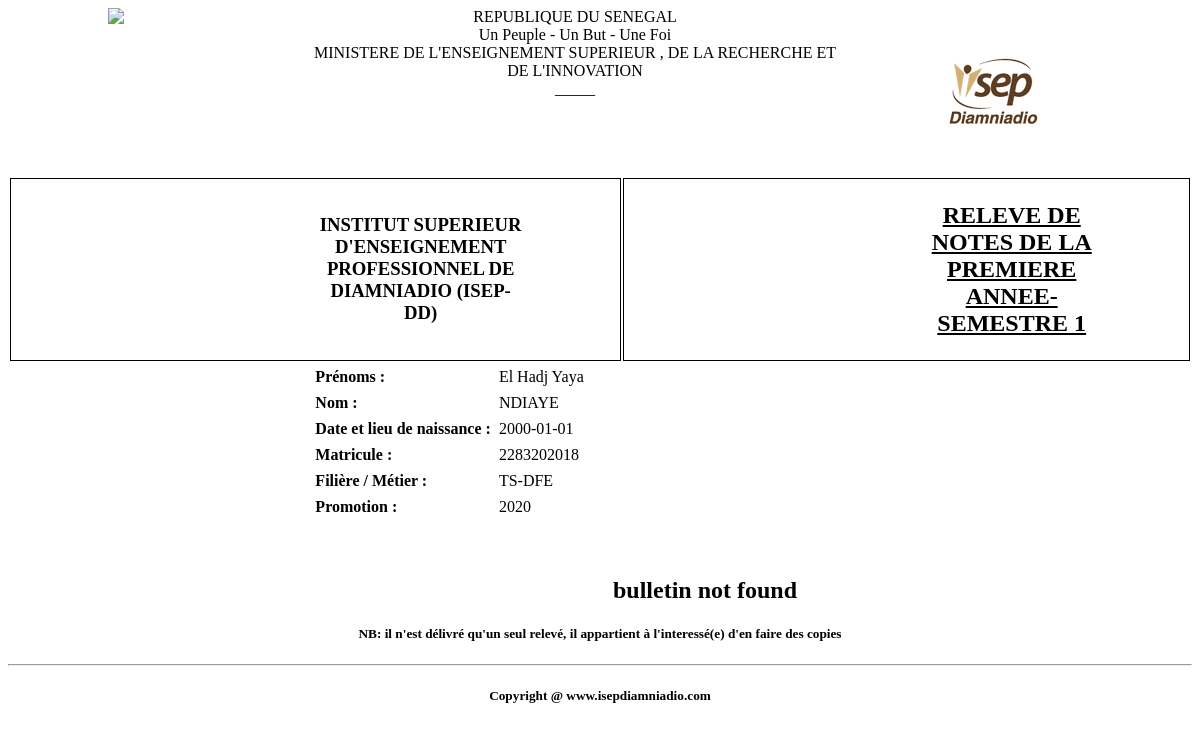
/bulletin.php?editu=2283202018, run on the app's committed database.
### tables this page shows
CREATE TABLE IF NOT EXISTS `apprenants` (
  `matricule_Apprenants` varchar(12) NOT NULL,
  `Nom_Apprenants` varchar(50) DEFAULT NULL,
  `Prenom_Apprenants` varchar(100) DEFAULT NULL,
  `Email_Apprenants` varchar(100) DEFAULT NULL,
  `Date_Naissance_Apprenants` date DEFAULT NULL,
  `Adresse_Apprenants` varchar(100) DEFAULT NULL,
  `Num_tel_Apprenants` varchar(15) DEFAULT NULL,
  `promotion_Apprenants` int(11) DEFAULT NULL,
  `code_Filieres` varchar(12) DEFAULT NULL,
  PRIMARY KEY (`matricule_Apprenants`),
  KEY `FK_Apprenants_code_Filieres` (`code_Filieres`)
);

### bulletin.php (the view, shortened to what this page needs)
<!DOCTYPE html>
<html>
<head>
	<link rel="stylesheet" href="css/styles.css">
	<link rel="stylesheet" href="styles.css">
</head>
<body>
<?php
		include 'connexion_db.php';
		$id=$_GET["editu"];
		$nom = '';
		$pre = '';
		$age = '';
		$idf = '';
		$pro = 0;
		$mat= '';
        $req = "SELECT * FROM apprenants WHERE matricule_Apprenants='$id'";
		$result = $db->query($req);
		if ($result->num_rows > 0){
			while($row = $result->fetch_assoc()){
      		$mat = $row['matricule_Apprenants'];
			$nom = $row['Nom_Apprenants'];
      		$pre = $row['Prenom_Apprenants'];
      		$age = $row['Date_Naissance_Apprenants'];
      		$pro = $row["promotion_Apprenants"];
      		$idf = $row['code_Filieres'];
			}
		}
		?>
		<div class="container">
	<header>
		<img src="css/img/islogo.png" class="logo">
		<img src="css/img/senegal.png" class="logo2">
		<nav>REPUBLIQUE DU SENEGAL</br>Un Peuple - Un But - Une Foi </br> MINISTERE DE L'ENSEIGNEMENT SUPERIEUR , DE LA RECHERCHE ET DE L'INNOVATION</br>_____</nav>
		<table class="table3">
		<td><h3>INSTITUT SUPERIEUR D'ENSEIGNEMENT PROFESSIONNEL DE DIAMNIADIO (ISEP-DD)</h3></td>
        <td><h2><strong><u>RELEVE DE NOTES DE LA PREMIERE ANNEE-SEMESTRE 1</u></strong></h2></td>
</table>
	</header>
	<section>
			<table class="table1">
				<thead>
					<tr>
					<th id="th_tab1">Prénoms : </th>
					<td id="td_tab1"><?php echo $pre ; ?></td>
					</tr>
					<tr>
					<th  id="th_tab1">Nom : </th>
					<td id="td_tab1"><?php echo $nom; ?></td>
					</tr>
					<tr>
					<th  id="th_tab1">Date et lieu de naissance : </th>
					<td id="td_tab1"><?php echo $age ; ?></td>
					</tr>
					<tr>
					<th  id="th_tab1">Matricule : </th>
					<td id="td_tab1"><?php echo $mat ; ?></td>
					</tr>
					<tr>
					<th  id="th_tab1">Filière / Métier : </th>
					<td id="td_tab1"><?php echo $idf; ?></td>
					</tr>
					<tr>
					<th  id="th_tab1">Promotion : </th>
					<td id="td_tab1"><?php echo $pro; ?></td>
					</tr>
				</thead>
			</table>
			 	<tr>
				 <?php
		include 'connexion_db.php';
		$id=$_GET["editu"];
        $req = "SELECT competences.code_Competences,libelle_Competences,note_Evaluer,note_Integration,libelle_uea,coeff_uea FROM competences
					INNER JOIN evaluer ON competences.code_Competences = evaluer.code_Competences
					INNER JOIN uea ON competences.code_Competences = uea.code_Competences
					WHERE matricule_Apprenants='$id'";
		$result = $db->query($req);
		$somme=0;
		$sommet=0;
		if ($result->num_rows > 0){
		echo '
		<table class="table2">
			<thead>
				<tr class="id">
					<th>CODE</th>
					<th>COMPETENCE</th>
					<th>Unité d\'Enseignement</br>Apprentissage(UEA)</th>
					<th>Cr</th>
					<th>Note</br>UEA</th>
					<th>Moyenne</br>UEA</th>
					<th>Note</br>d\'Integration</th>
					<th>Moyenne</br>Compétence</th>
					<th>Totale</br>Compétence</th>
					<th>Décision</th>
				</tr>
			</thead>
			 <tbody>
			 	<tr>';
				 while($row = $result->fetch_assoc()): ?>
				 <?php  for ($i=0; $i < 1 ; $i++) {
							if (isset($row['coeff_uea'])) {
								$somme= $somme + $row['coeff_uea'];
						}
					 }  ?>
				 	<td><strong><?php echo $row['code_Competences'] ; ?></strong> </td>
				 	<td><strong><?php echo $row['libelle_Competences'] ; ?></strong></td>
				 	<td><?php echo $row['libelle_uea'] ; ?></td>
				 	<td> <?php
					 echo $row['coeff_uea'] ;
					 ?></td>
		            <td><?php echo $row['note_Evaluer'] ; ?></td>
		            <td><?php echo $row['note_Evaluer'] ; ?></td>
		            <td><?php echo $row['note_Integration'] ; ?></td>
		            <td><?php if(isset($row['note_Integration'])){
						$moy=0;
						$not=$row['note_Evaluer'];
						$int=$row['note_Integration'];
						$moy=(($not*3)/5)+(($int*2)/5);
						echo $moy;
					}else{
						echo '-';
					} ?></td>
					<td><?php if(isset($moy)){
						$totale=0;
						$not=$row['coeff_uea'];
						$totale=$not*$moy;
						echo $totale;
					}else{
						echo '-';
					}
					?></td>
		            <td>
						<?php if($moy < 14){
							echo  "non Acquise";
							}elseif($moy >= 14){
								echo"Acquise";
							}elseif($moy = ''){
								echo  "En cours d'acquisition"  ;
							}
							$inc= array($moy);?>
					</td>
					<?php  for ($j=0; $j < 1 ; $j++) {
							if (isset($totale)) {
								$sommet= $sommet + $totale;
						}
					 }  ?>
		        </tr>
      		</tbody>
			  <?php endwhile;?>
      <tfoot>
	  <td colspan="3"><strong style="float:left;">Total</strong></td>
			<td>
			<?php
			echo $somme ;
			?></td>
			<td colspan="4"></td>
			<td>
			<?php
			echo $sommet;
			?>
			</td>
			<td colspan="2"></td>
         <tr>
            <td colspan="10"> <strong>Moyenne de la compétence = Moyenne UEA * 60% + Integration * 40%</strong></td>
         </tr>
         <tr>
            <td colspan="10"><strong>Seuil d'acquisition d'une compétence = 70% soit la note moyenne de 14 / 20</strong> </td>
         </tr>
		 <tr>
            <td colspan="10"><strong><?php
				$moyG = $sommet / $somme;
				echo "Moyenne Semestrielle = ".round($moyG,2)."/20<br>";
				if($moyG >=14){
					echo "Compétences acquises";
				}else{
					echo "Compétences non acquises";
				}
			?>
			</strong> </td>
         </tr>
		 <tr>
         </tr>
      </tfoot>
		</table>
		<h4 class="dg"><u>Directeur des Etudes</u></h4>
		<h4 class="resp"><u>Responsable de la filière</u></h4>
		</br></br></br></br></br></br>
		<?php  } else{ echo "<h2 text-align='center'>bulletin not found</h2>"; }	?>
	</section>
	<footer>
		<h5>NB: il n'est délivré qu'un seul relevé, il appartient à  l'interessé(e) d'en faire des copies</h5><hr/>
		<h5>Copyright @ www.isepdiamniadio.com</h5>
	</footer>
	</div>
</body>
</html>

### css/styles.css (style rules this page uses)
.container { margin: 0 auto; }
nav { text-align: center; margin-right: 50px; margin-left: 300px; }
h3 { text-align: center; margin-right: 90px; margin-left: 300px; }
h2 { text-align: center; margin-right: 90px; margin-left: 300px; }
.logo { float: right; margin-right: 50px; }
.logo2 { float: left; margin-left: 100px; width: 3%; }
.table2,.table1 { margin: 0 auto; }
.table2,th,td { border: 1px solid black; }
th, td { padding: 3px; }
thead th, tbody td { text-align: center; }
h5 { text-align: center; }
.table1 { text-align: left; border-style: none; margin-left:8cm; }
#td_tab1 { float : left; }
#th_tab1 { text-align:left; }
.table1,#th_tab1,#td_tab1 { border: none; }

### data on the page
apprenants: Prenom_Apprenants "El Hadj Yaya", Nom_Apprenants "NDIAYE", Date_Naissance_Apprenants "2000-01-01", matricule_Apprenants "2283202018", code_Filieres "TS-DFE", promotion_Apprenants "2020"
